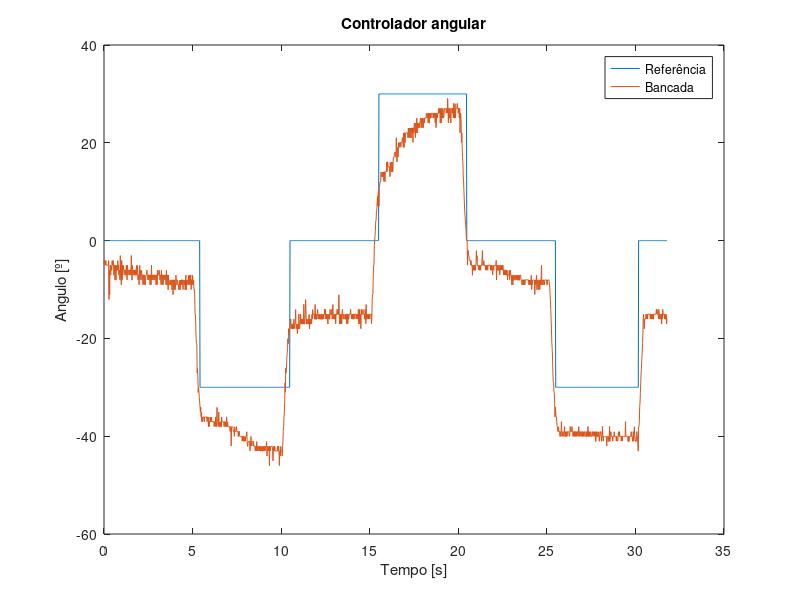
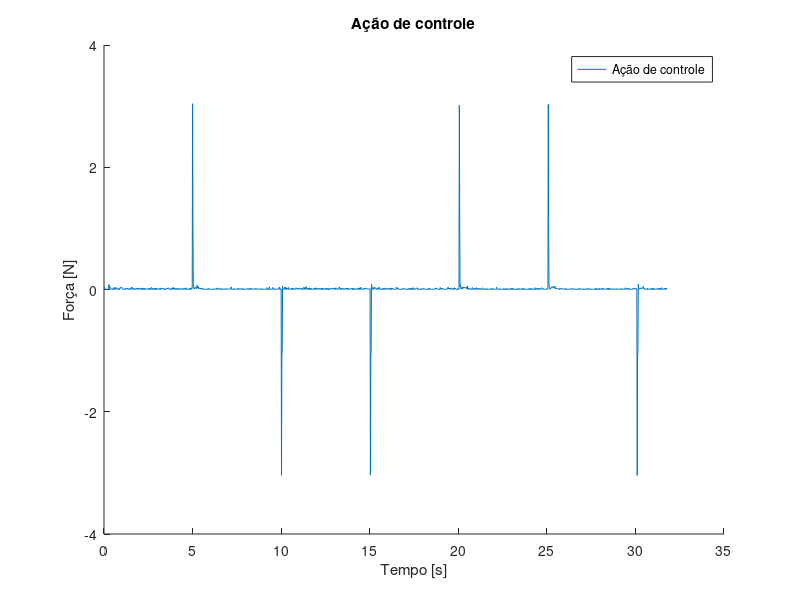

The MATLAB script that drew these images, in order:
%% Dados recebidos da serial - Controle linear

dados = importdata("linear_serial.csv");

dados = dados(:, 1);

A = []; % Leitura ADC
R = []; % Angulo em graus
U = []; % Acao de controle

for i=1:length(dados)/3
    indice = 3*(i-1) + 1;
    auxiliar = dados(indice);
    A = [A auxiliar];
    
    indice = 3*(i-1) + 2;
    auxiliar = dados(indice);
    R = [R auxiliar];
    
    indice = 3*(i-1) + 3;
    auxiliar = dados(indice);
    U = [U auxiliar];
end

%% Criando a referencia - linear

referencia = [];

referencia = [referencia zeros(1,251+20)];
referencia = [referencia -30*ones(1,505-251)];
referencia = [referencia zeros(1,756-505)];
referencia = [referencia 30*ones(1,1004-756)];
referencia = [referencia zeros(1,1255-1004)];
referencia = [referencia -30*ones(1,1509-1225-50)];
referencia = [referencia zeros(1,1590-1509)];

%% Plot do grafico

t = 0:0.02:(length(R))*0.02-0.02;

figure(1)
plot(t, referencia)
hold on
plot(t, R)
legend("Referência","Bancada")
xlabel("Tempo [s]")
ylabel("Angulo [º]")
title("Controlador angular")

figure(2)
hold on
plot(t, U)
legend("Ação de controle")
xlabel("Tempo [s]")
ylabel("Força [N]")
title("Ação de controle")
